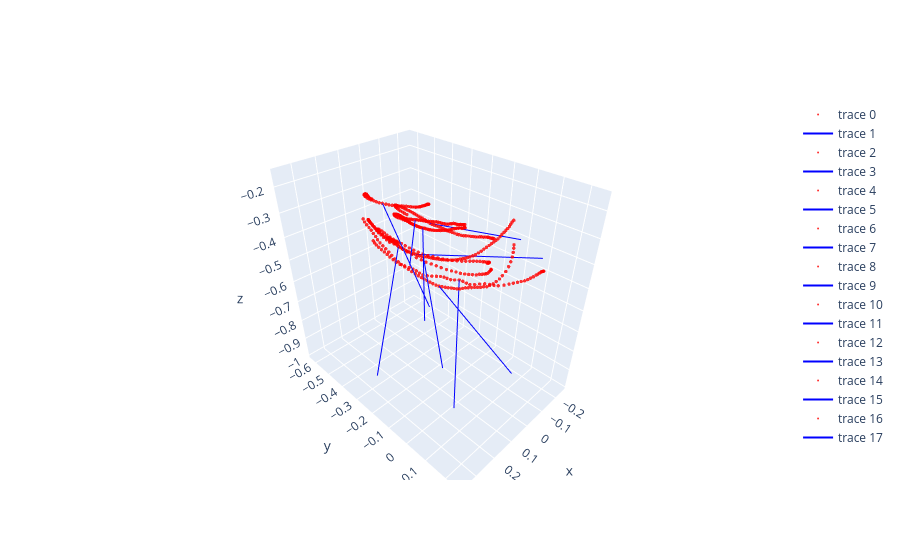

This figure's notebook cell:
### Markdown cell above
### Overview #11
TESTING: Plotting left controller's egocentric coordinates without converting data from left handed to right handed.

### To Do
* Edit variables 'gesture' to any key in the dictionary and 'gesture_index' to its corresponding index

### Code cell
gesture = "PanDown"
gesture_index = 0

fig_2 = go.Figure()

for file_num, file_path in enumerate(gesture_dict[gesture][0]):
    df = pd.read_csv(file_path)
    remove_strokes(df, gesture_index, file_num)
    filtered_df_L = get_cleaned_df(df, 1, 'l')
    filtered_df_R = get_cleaned_df(df, 1, 'r')

    if (len(filtered_df_L) != 0):
        data_sample = [] # original data of the chosen sample; 21 lists
        for col in selected_columns:
            data_sample.append(filtered_df_L[col].tolist())

        # 3.1
        #r_handed_data_sample = left_to_right_handed(data_sample=data_sample, selected_columns=selected_columns)
        # 3.2
        directional_data_sample = quaternion_to_direction(r_handed_data_sample=data_sample, selected_columns=selected_columns)
        # 3.3
        egocentric_data_sample = world_to_headspace(directional_data_sample=directional_data_sample, directional_data_names=directional_data_names)

        pts_from_3_3 = (list(zip(egocentric_data_sample[6], egocentric_data_sample[7], egocentric_data_sample[8])))
        directions_from_3_3 = (list(zip(egocentric_data_sample[9], egocentric_data_sample[10], egocentric_data_sample[11])))
        
        n = len(pts_from_3_3)
        avg_direction_from_3_3 = get_avg_direction(directions_from_3_3)
        
        # Plot stroke and direction
        plot_markers(fig_2, pts_from_3_3, 'red')
        plot_line(fig_2, [pts_from_3_3[n//2]]+[tuple(x + y for x, y in zip(pts_from_3_3[n//2], avg_direction_from_3_3))], 'blue')
        
fig_2.update_layout(
    scene=dict(
        xaxis=dict(dtick=0.1),  # Adjust range and tick spacing for x-axis
        yaxis=dict(dtick=0.1),  # Adjust range and tick spacing for y-axis
        zaxis=dict(dtick=0.1),  # Adjust range and tick spacing for z-axis (if needed),
        aspectmode='data'
    )
)

fig_2.show()
